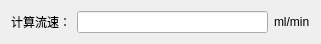
   <widget class="QWidget" name="">
    <property name="geometry">
     <rect>
      <x>350</x>
      <y>30</y>
      <width>321</width>
      <height>41</height>
     </rect>
    </property>
    <layout class="QGridLayout" name="gridLayout_28">
     <item row="1" column="0">
      <widget class="QLabel" name="label_9">
       <property name="text">
        <string>计算流速：</string>
       </property>
      </widget>
     </item>
     <item row="1" column="1">
      <widget class="QLineEdit" name="leCalculateFlow">
       <property name="text">
        <string/>
       </property>
      </widget>
     </item>
     <item row="1" column="2">
      <widget class="QLabel" name="label_11">
       <property name="text">
        <string>ml/min</string>
       </property>
      </widget>
     </item>
     <item row="0" column="1">
      <spacer name="verticalSpacer_53">
       <property name="orientation">
        <enum>Qt::Vertical</enum>
       </property>
       <property name="sizeHint" stdset="0">
        <size>
         <width>20</width>
         <height>40</height>
        </size>
       </property>
      </spacer>
     </item>
     <item row="2" column="1">
      <spacer name="verticalSpacer_54">
       <property name="orientation">
        <enum>Qt::Vertical</enum>
       </property>
       <property name="sizeHint" stdset="0">
        <size>
         <width>20</width>
         <height>40</height>
        </size>
       </property>
      </spacer>
     </item>
    </layout>
   </widget>
